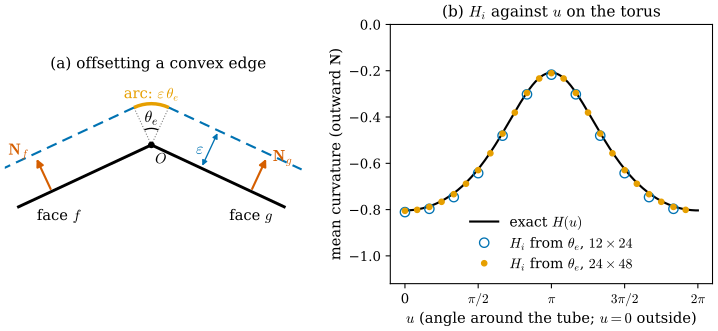

This chart was generated by the following Python code:
"""Figure 31.2.4: mean curvature lives on edges (Section 31.2).

(a) Cross-section perpendicular to a convex edge e (schematic, exact geometry): two faces (black) meet at the edge
    point O at a bending angle theta_e = 50 degrees between their outward unit normals (vermillion). Offsetting each
    face by epsilon along its normal (blue dashed) leaves a gap that the offset surface fills with a circular arc of
    radius epsilon and angle theta_e (orange): it adds the area epsilon * theta_e * l_e along an edge of length l_e.
(b) The torus T_{R,r}, R = 2, r = 0.8, outward normals: vertex mean curvature from bending angles
    H_i = -(1 / (4 A_i)) sum_j theta_ij l_ij on the 12 x 24 (open circles) and 24 x 48 (dots) grids, and the exact
    H(u) = -(R + 2 r cos u) / (2 r (R + r cos u)) (black).
Self-check: the arc length equals epsilon * theta_e; the maximal error of H_i is below 0.02 and 0.005.

Run from the project root: ``PYTHONPATH=tools python3 chapters/31-meshes/figures/fig-31-2-4-dihedral.py``
"""

import pathlib
import sys

sys.path.insert(0, str(pathlib.Path(__file__).resolve().parents[1] / "lib"))
import dgmesh as dm  # noqa: E402

import dgfig  # noqa: E402

dgfig.setup()

import matplotlib.pyplot as plt  # noqa: E402
import numpy as np  # noqa: E402
from matplotlib.patches import Arc, FancyArrowPatch  # noqa: E402

C = dgfig.COLORS
R, r = 2.0, 0.8

fig, (ax, axb) = plt.subplots(1, 2, figsize=(7.6, 3.6), gridspec_kw=dict(width_ratios=[1.0, 1.05], wspace=0.25))

# ---------------------------------------------------------------- (a)
beta = np.radians(25)            # each face slopes down by beta, so theta_e = 2 beta
theta = 2 * beta
eps = 0.45
O = np.array([0.0, 0.0])
d1, d2 = np.array([-np.cos(beta), -np.sin(beta)]), np.array([np.cos(beta), -np.sin(beta)])
n1, n2 = np.array([-np.sin(beta), np.cos(beta)]), np.array([np.sin(beta), np.cos(beta)])
assert abs(np.degrees(np.arccos(n1 @ n2)) - 50) < 1e-9
L = 1.6
for d in (d1, d2):
    ax.plot(*np.array([O, O + L * d]).T, color=C["main"], lw=2.2, zorder=3)
for d, n in ((d1, n1), (d2, n2)):
    ax.plot(*np.array([O + eps * n, O + eps * n + L * d]).T, color=C["tangent"], lw=1.6, ls=(0, (5, 3)), zorder=2)
    mid = O + 0.75 * L * d
    ax.add_patch(FancyArrowPatch(mid, mid + 0.42 * n, arrowstyle="-|>", mutation_scale=11, color=C["normal"], lw=1.6,
                                 zorder=4))
a1, a2 = np.degrees(np.arctan2(n1[1], n1[0])), np.degrees(np.arctan2(n2[1], n2[0]))
ax.add_patch(Arc(O, 2 * eps, 2 * eps, theta1=a2, theta2=a1, color=C["accent"], lw=2.6, zorder=4))
arc_len = eps * np.radians(a1 - a2)
assert abs(arc_len - eps * theta) < 1e-12
for n in (n1, n2):
    ax.plot(*np.array([O, O + eps * n]).T, color=C["aux"], lw=0.8, ls=":", zorder=1)
ax.add_patch(Arc(O, 0.36, 0.36, theta1=a2, theta2=a1, color=C["main"], lw=1.0, zorder=4))
ax.text(0.0, 0.25, r"$\theta_e$", ha="center", fontsize=12)
ax.text(0.0, eps + 0.06, r"arc: $\varepsilon\,\theta_e$", ha="center", fontsize=11, color=C["accent"])
# the offset distance epsilon, shown once on face g
foot = O + 0.6 * d2
ax.add_patch(FancyArrowPatch(foot, foot + eps * n2, arrowstyle="<|-|>", mutation_scale=8, color=C["tangent"], lw=1.0,
                             zorder=4))
ax.text(*(foot + 0.5 * eps * n2 + np.array([-0.07, 0.0])), r"$\varepsilon$", fontsize=12, color=C["tangent"],
        ha="right", va="center")
ax.text(-1.25, -0.82, r"face $f$", fontsize=11)
ax.text(0.85, -0.82, r"face $g$", fontsize=11)
tip1 = O + 0.75 * L * d1 + 0.42 * n1
tip2 = O + 0.75 * L * d2 + 0.42 * n2
ax.text(tip1[0] - 0.08, tip1[1] + 0.02, r"$\mathbf{N}_f$", fontsize=12, color=C["normal"], ha="right")
ax.text(tip2[0] + 0.06, tip2[1] - 0.05, r"$\mathbf{N}_g$", fontsize=12, color=C["normal"], ha="left")
ax.plot(*O, "o", color=C["main"], ms=4, zorder=5)
ax.text(0.04, -0.2, r"$O$", fontsize=11)
ax.set_xlim(-1.6, 1.75)
ax.set_ylim(-0.95, 0.75)
ax.set_aspect("equal")
ax.set_axis_off()
ax.set_title("(a) offsetting a convex edge", fontsize=11.5)

# ---------------------------------------------------------------- (b)
uu = np.linspace(0, 2 * np.pi, 400)
axb.plot(uu, -(R + 2 * r * np.cos(uu)) / (2 * r * (R + r * np.cos(uu))), color=C["main"], lw=1.6,
         label=r"exact $H(u)$", zorder=1)
for (nu, nv), sty, tol in (((12, 24), dict(mfc="none", mec=C["tangent"], ms=7, marker="o", ls="none"), 0.02),
                           ((24, 48), dict(color=C["accent"], ms=4, marker="o", ls="none"), 0.005)):
    V, F = dm.torus_mesh(R, r, nu, nv)
    u = np.repeat(2 * np.pi * np.arange(nu) / nu, nv)
    Hi = dm.mean_curvature_dihedral(V, F)
    Hex = -(R + 2 * r * np.cos(u)) / (2 * r * (R + r * np.cos(u)))
    assert np.abs(Hi - Hex).max() < tol
    sel = np.arange(0, len(u), nv)
    axb.plot(u[sel], Hi[sel], label=rf"$H_i$ from $\theta_e$, ${nu}\times{nv}$", zorder=2, **sty)
axb.set_xticks([0, np.pi / 2, np.pi, 3 * np.pi / 2, 2 * np.pi])
axb.set_xticklabels(["0", r"$\pi/2$", r"$\pi$", r"$3\pi/2$", r"$2\pi$"])
axb.set_xlabel(r"$u$ (angle around the tube; $u = 0$ outside)")
axb.set_ylabel(r"mean curvature (outward $\mathbf{N}$)")
axb.legend(fontsize=10.5, frameon=False, loc="lower center")
axb.set_title(r"(b) $H_i$ against $u$ on the torus", fontsize=11.5)
axb.set_ylim(-1.12, 0.0)

fig.subplots_adjust(left=0.01, right=0.98, top=0.9, bottom=0.15)
dgfig.save(fig, __file__)
